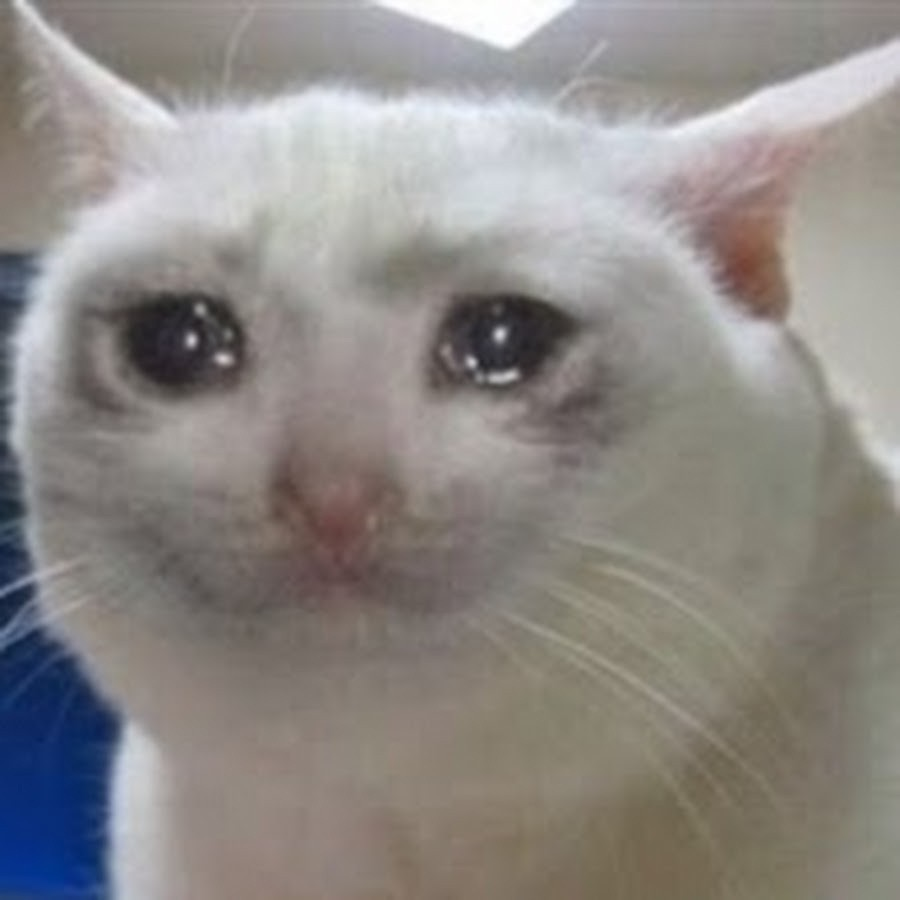
#> input picture examples/input/img.jpg, 900 x 900 px, found by its file name
$ python main.py
#> lines starting #> are read from the running program, lines starting #| are printed output that depends on the picture
'''
Excel Image Art Generator

Converts images to Excel color grids with configurable resolution using pixel averaging.
'''

import openpyxl as xls
from PIL import Image
from openpyxl.styles import PatternFill
from openpyxl.utils import get_column_letter

DEFAULT_STEP = 5
CELL_WIDTH = 3
ROW_HEIGHT = 20


def process(path: str, step: int = DEFAULT_STEP) -> list[list[tuple[int, int, int]]]:
    '''
    Process image into color blocks

    Args:
        path: Path to source image
        step: Pixel grouping size (controls output resolution)

    Returns:
        2D list of RGB color tuples
    '''
#> called with step = 20

    image = Image.open(path)
#> image is the input picture: PIL image 900x900 RGB; mean R, G, B 141.7, 137.6, 134.5
    w, h = image.size
#> w = 900; h = 900
    colors = []

    for y in range(0, h, step):
        row_colors = []
        for x in range(0, w, step):
            # Calculate block boundaries
            box = (
                x,
                y,
                min(x+step, w),
                min(y+step, h)
            )

            block = image.crop(box)

            row_colors.append(calculate_average_color(block))
        colors.append(row_colors)
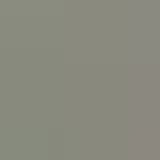
#> block: PIL image 20x20 RGB (shown 8 times larger); mean R, G, B 137.2, 137.7, 125.8

    return colors


def calculate_average_color(block: Image.Image) -> tuple[int, int, int]:
    '''Calculate average color of an image block'''
    r_total = g_total = b_total = 0
    pixel_count = block.width * block.height
    for x in range(block.width):
        for y in range(block.height):
            r, g, b = block.getpixel((x, y))[:3]
            r_total += r
            g_total += g
            b_total += b
    return (r_total // pixel_count, g_total // pixel_count, b_total // pixel_count)


def create_excel(colors: list[list[tuple[int, int, int]]], result_path: str):
    """
    Generate Excel file from color grid

    Args:
        colors: 2D list of RGB tuples from process()
        output_path: Path to save Excel file
    """

    wb = xls.Workbook()
    ws = wb.active

    for i, row in enumerate(colors, 1):
        for j, color in enumerate(row, 1):

            ws.column_dimensions[get_column_letter(j)].width = CELL_WIDTH
            ws.row_dimensions[i].height = ROW_HEIGHT

            hex_color = f"{color[0]:02X}{color[1]:02X}{color[2]:02X}"

            ws.cell(row=i, column=j).fill = PatternFill(
                start_color=hex_color,
                end_color=hex_color,
                fill_type="solid"
            )
#> this loop made 45 passes
    wb.save(result_path)


if __name__ == "__main__":
    # Example usage
    color_data = process(
        r"C:\Users\aliot\OneDrive\Desktop\test-matin\Maktab\Excel\Excel-Image-Art\examples\input\img.jpg", step=20)
    create_excel(
        color_data, r"C:\Users\aliot\OneDrive\Desktop\test-matin\Maktab\Excel\Excel-Image-Art\examples\output\res.xlsx")
